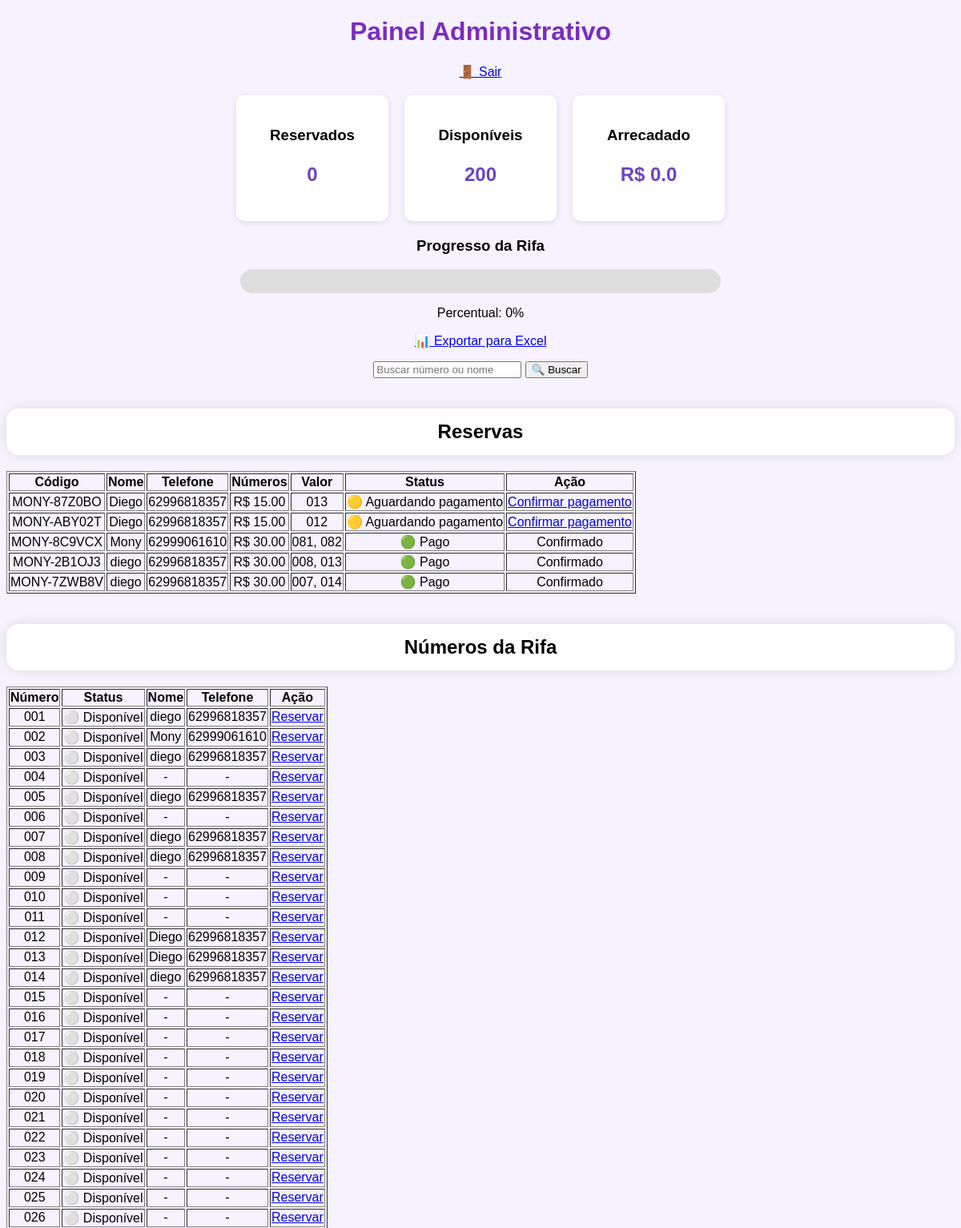
Before: /admin (signed in, upper part) with the older database file.
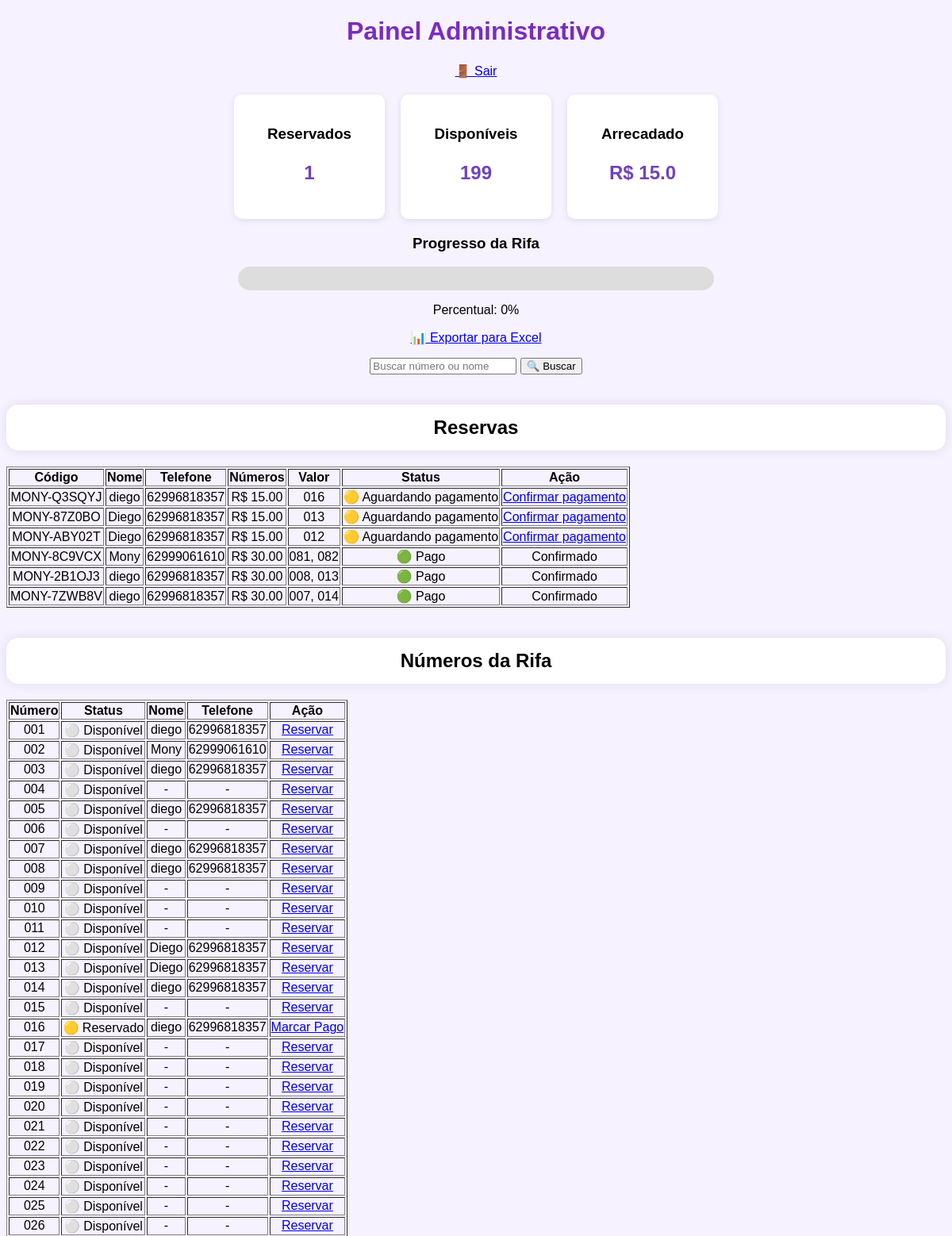
After: the same page with the newer database file.
### models.py (models this page shows)
class Reserva(db.Model):
    __tablename__ = "reserva"
    id = db.Column(db.Integer, primary_key=True)
    codigo = db.Column(db.String(20), unique=True)
    nome = db.Column(db.String(120), nullable=False)
    telefone = db.Column(db.String(20), nullable=False)
    valor_total = db.Column(db.Float)
    status = db.Column(db.String(20), default="aguardando_pagamento")
    data = db.Column(db.DateTime, default=datetime.utcnow)
    numeros = db.relationship("ReservaNumero", backref="reserva")

class Numero(db.Model):
    ...
    id = db.Column(db.Integer, primary_key=True)
    numero = db.Column(
        db.Integer,
        unique=True,
        nullable=False
    )
    status = db.Column(
        db.String(50),
        default="disponivel"
    )
    nome = db.Column(
        db.String(100)
    )
    telefone = db.Column(
        db.String(20)
    )

class ReservaNumero(db.Model):
    __tablename__ = "reserva_numero"
    id = db.Column(db.Integer, primary_key=True)
    reserva_id = db.Column(
        db.Integer,
        db.ForeignKey("reserva.id")
    )
    numero_id = db.Column(
        db.Integer,
        db.ForeignKey("numero.id")
    )
    numero = db.relationship("Numero")

### app.py (the view)
@app.route("/admin")
def admin():
    if not session.get("admin"):
        return redirect("/login")
    busca = request.args.get("busca", "")
    if busca:
        numeros = Numero.query.filter(
        (Numero.nome.contains(busca)) |
        (Numero.numero.like(f"%{busca}%"))
    ).order_by(Numero.numero).all()
    else:
        numeros = Numero.query.order_by(
        Numero.numero
    ).all()
    reservados = Numero.query.filter(
        Numero.status.in_(["reservado", "pago"])
    ).count()
    disponiveis = Numero.query.filter_by(
        status="disponivel"
    ).count()
    arrecadado = reservados * VALOR_NUMERO
    percentual = round((reservados / 200) * 100)
    reservas = Reserva.query.order_by(Reserva.data.desc()).all()
    return render_template(
    "admin.html",
    numeros=numeros,
    reservas=reservas,
    reservados=reservados,
    disponiveis=disponiveis,
    arrecadado=arrecadado,
    percentual=percentual,
    busca=busca
    )

### templates/admin.html (shortened to what this page needs)
<!doctype html>
<html lang="pt-BR">
  <head>
    <link
      rel="stylesheet"
      href="{{ url_for('static', filename='css/style.css') }}"
    />
  </head>
  <body>
    <div class="container">
      <h1>Painel Administrativo</h1>
      <p>
        <a href="/logout">🚪 Sair</a>
      </p>
      <div class="dashboard">
        <div class="card">
          <h3>Reservados</h3>
          <p>{{ reservados }}</p>
        </div>
        <div class="card">
          <h3>Disponíveis</h3>
          <p>{{ disponiveis }}</p>
        </div>
        <div class="card">
          <h3>Arrecadado</h3>
          <p>R$ {{ arrecadado }}</p>
        </div>
      </div>
      <h3>Progresso da Rifa</h3>
      <div class="barra">
      </div>
      <p>Percentual: {{ percentual }}%</p>
      <p>
        <a href="/exportar">📊 Exportar para Excel</a>
      </p>
      <form method="GET" action="/admin">
        <input
          type="text"
          name="busca"
          placeholder="Buscar número ou nome"
          value="{{ busca or '' }}"
        />
        <button type="submit">🔍 Buscar</button>
      </form>
      <br />
      <h2>Reservas</h2>
      <table border="1">
        <tr>
          <th>Código</th>
          <th>Nome</th>
          <th>Telefone</th>
          <th>Números</th>
          <th>Valor</th>
          <th>Status</th>
          <th>Ação</th>
        </tr>
        {% for reserva in reservas %}
        <tr>
          <td>{{ reserva.codigo }}</td>
          <td>{{ reserva.nome }}</td>
          <td>{{ reserva.telefone }}</td>
          <td>R$ {{ "%.2f"|format(reserva.valor_total) }}</td>
          <td>
            {% for item in reserva.numeros %} {{
            "%03d"|format(item.numero.numero) }}{% if not loop.last %}, {% endif
            %} {% endfor %}
          </td>
          <td>
            {% if reserva.status == "pago" %} 🟢 Pago {% else %} 🟡 Aguardando
            pagamento {% endif %}
          </td>
          <td>
            {% if reserva.status != "pago" %}
            <a href="/confirmar_pagamento/{{ reserva.id }}">
              Confirmar pagamento
            </a>
            {% else %} Confirmado {% endif %}
          </td>
        </tr>
        {% endfor %}
      </table>
      <br />
      <h2>Números da Rifa</h2>
      <table border="1">
        <tr>
          <th>Número</th>
          <th>Status</th>
          <th>Nome</th>
          <th>Telefone</th>
          <th>Ação</th>
        </tr>
        {% for numero in numeros %}
        <tr>
          <td>{{ "%03d"|format(numero.numero) }}</td>
          <td>
            {% if numero.status == "pago" %} 🟢 Pago {% elif numero.status ==
            "reservado" %} 🟡 Reservado {% else %} ⚪ Disponível {% endif %}
          </td>
          <td>{{ numero.nome or "-" }}</td>
          <td>{{ numero.telefone or "-" }}</td>
          <td>
            <a href="/toggle/{{ numero.id }}">
              {% if numero.status == "disponivel" %} Reservar {% elif
              numero.status == "reservado" %} Marcar Pago {% else %} Liberar {%
              endif %}
            </a>
          </td>
        </tr>
        {% endfor %}
      </table>
    </div>
  </body>
</html>

Changed rows visible on the page:
added Reserva: codigo "MONY-Q3SQYJ", nome "diego", telefone "62996818357", valor_total "15.00", shows "🟡 Aguardando pagamento"
added ReservaNumero: {{ "%03d"|format(item.numero.numero) }} "016"
changed Numero (number 1 of 28 on the later page): nome "-" → "diego"; telefone "-" → "62996818357"; status "⚪ Disponível Reservar" → "🟡 Reservado Marcar Pago"
Other visible differences:
{{ reservados }}: "0" → "1"
{{ disponiveis }}: "200" → "199"
{{ arrecadado }}: "0.0" → "15.0"
